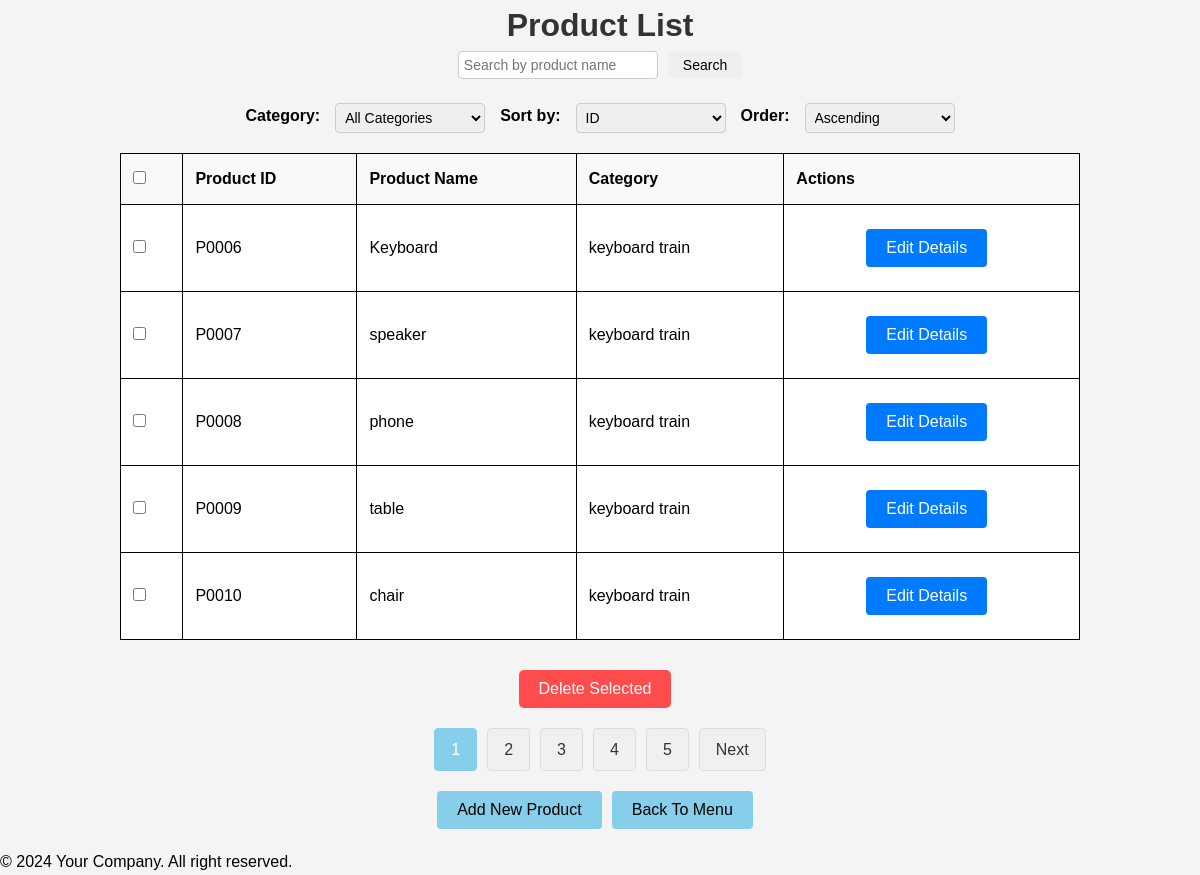
Page /admin/productList.php on the committed database.
### tables this page shows
CREATE TABLE `product` (
  `product_id` varchar(10) NOT NULL,
  `name` varchar(100) NOT NULL,
  `price` decimal(10,2) NOT NULL,
  `category_id` varchar(10) NOT NULL,
  `quantity` int(10) NOT NULL,
  `product_photo` varchar(100) NOT NULL,
  `description` varchar(1000) NOT NULL,
  `weight` decimal(10,2) NOT NULL,
  PRIMARY KEY (`product_id`),
  KEY `category_id` (`category_id`)
);

CREATE TABLE `category` (
  `category_id` varchar(10) NOT NULL,
  `category_name` varchar(100) NOT NULL,
  `product_id` varchar(10) NOT NULL,
  PRIMARY KEY (`category_id`),
  KEY `product_id` (`product_id`)
);

### admin/productList.php (the view, shortened to what this page needs)
<?php
include '../_base.php';
$search_query = isset($_GET['search']) ? trim($_GET['search']) : '';
$page = isset($_GET['page']) ? (int)$_GET['page'] : 1;
$records_per_page = 5;
$offset = ($page - 1) * $records_per_page;
$sort_by = isset($_GET['sort_by']) ? $_GET['sort_by'] : 'product_id';
$sort_order = isset($_GET['sort_order']) ? $_GET['sort_order'] : 'ASC';
$category_filter = isset($_GET['category']) ? $_GET['category'] : '';
$sql = 'SELECT p.*, c.category_name FROM product p
LEFT JOIN category c ON p.category_id = c.category_id WHERE 1';
$params = [];
$count_sql = 'SELECT COUNT(*) FROM product p WHERE 1';
$count_stm = $_db->prepare($count_sql);
$count_stm->execute($params);
$total_records = $count_stm->fetchColumn();
$total_pages = ceil($total_records / $records_per_page);
$sql .= ' ORDER BY ' . $sort_by . ' ' . $sort_order;
$sql .= ' LIMIT ' . $records_per_page . ' OFFSET ' . $offset;
$stm = $_db->prepare($sql);
$stm->execute($params);
$product = $stm->fetchAll(PDO::FETCH_OBJ);
include '../_head.php';
?>
<link rel="stylesheet" href="../css/product.css">
<div class="container">
    <h1>Product List</h1>
    <form action="productList.php" method="get" class="search-form">
        <input type="text" name="search" placeholder="Search by product name" value="<?= htmlspecialchars($search_query) ?>">
        <button type="submit" class="form-button">Search</button>
    </form>
    <div class="filter-sorting">
        <form action="productList.php" method="get" class="filter-form">
            <label for="category">Category:</label>
            <select name="category" id="category" onchange="this.form.submit()">
                <option value="">All Categories</option>
            </select>
            <label for="sort_by">Sort by:</label>
            <select name="sort_by" id="sort_by" onchange="this.form.submit()">
                <option value="product_id" <?= $sort_by == 'product_id' ? 'selected' : '' ?>>ID</option>
            </select>
            <label for="sort_order">Order:</label>
            <select name="sort_order" id="sort_order" onchange="this.form.submit()">
                <option value="ASC" <?= $sort_order == 'ASC' ? 'selected' : '' ?>>Ascending</option>
            </select>
        </form>
    </div>
    <div class="table-wrapper">
        <form method="post" action="deleteProducts.php">
            <?php if ($product): ?>
                <table>
                    <thead>
                        <tr>
                            <th><input type="checkbox" id="select-all"></th>
                            <th>Product ID</th>
                            <th>Product Name</th>
                            <th>Category</th>
                            <th>Actions</th>
                        </tr>
                    </thead>
                    <tbody>
                        <?php foreach ($product as $p): ?>
                            <tr>
                                <td><input type="checkbox" name="product_ids[]" value="<?= $p->product_id ?>" class="product-checkbox"></td>
                                <td><?= htmlspecialchars($p->product_id) ?></td>
                                <td><?= htmlspecialchars($p->name) ?></td>
                                <td><?= htmlspecialchars($p->category_name) ?></td>
                                <td class="actions">
                                    <a href="productEdit.php?product_id=<?= $p->product_id ?>" class="edit-container">
                                        <button type="button">Edit Details</button>
                                    </a>
                                </td>
                            </tr>
                        <?php endforeach; ?>
                    </tbody>
                </table>
                <div class="action-buttons">
                    <button type="submit" id="delete-selected" onclick="return confirm('Are you sure you want to delete the selected products?');">Delete Selected</button>
                </div>
                <div class="pagination-container">
                    <?php for ($i = 1; $i <= $total_pages; $i++): ?>
                        <?php if ($i == $page): ?>
                            <span class="current-page"><?= $i ?></span>
                        <?php else: ?>
                            <a href="?search=<?= urlencode($search_query) ?>&page=<?= $i ?>&sort_by=<?= urlencode($sort_by) ?>&sort_order=<?= urlencode($sort_order) ?>&category=<?= urlencode($category_filter) ?>" class="pagination-button"><?= $i ?></a>
                        <?php endif; ?>
                    <?php endfor; ?>
                    <?php if ($page < $total_pages): ?>
                        <a href="?search=<?= urlencode($search_query) ?>&page=<?= $page + 1 ?>&sort_by=<?= urlencode($sort_by) ?>&sort_order=<?= urlencode($sort_order) ?>&category=<?= urlencode($category_filter) ?>" class="pagination-button">Next</a>
                    <?php endif; ?>
                </div>
            <?php else: ?>
                <p class="no-results">No products found.</p>
            <?php endif; ?>
        </form>
        <div class="action-buttons">
            <a href="newProduct.php"><button type="button" id="add-new">Add New Product</button></a>
            <a href="admin.php"><button type="button" id="back-to-menu">Back To Menu</button></a>
        </div>
    </div>
</div>
<?php
include '../_foot.php';

### _head.php (shortened to what this page needs)
<!DOCTYPE html>
<html lang="en">
<head>
    <link rel="stylesheet" href="/css/image.css">
</head>
<body>
    <main>

### _foot.php
</main>
<footer>
    &copy; 2024 Your Company. All right reserved.
</footer>
</body>
</html>

### css/product.css (style rules this page uses)
* { margin: 0; padding: 0; text-decoration: none; list-style-type: none; box-sizing: border-box; user-select: none; }
body { font-family: Arial, sans-serif; line-height: 1.6; margin: 0; padding: 0; background-color: #f4f4f4; }
h1 { text-align: center; color: #333; }
.table-wrapper { max-width: 1000px; margin: 20px auto; padding: 0 20px; }
table { width: 100%; border-collapse: collapse; border: 1px solid black; }
table th, table td { padding: 12px; border: 1px solid black; text-align: left; }
table th { background: #f9f9f9; font-weight: bold; }
table td { background-color: #fff; }
input[type="text"], input[type="number"], textarea, select { width: 100%; padding: 8px; margin-top: 4px; border: 1px solid #ccc; border-radius: 4px; box-sizing: border-box; }
button { padding: 10px 20px; border: none; border-radius: 4px; cursor: pointer; font-size: 16px; margin-right: 10px; }
.action-buttons { display: flex; justify-content: center; margin-top: 20px; }
button#delete-selected { background-color: #ff4d4d; color: #fff; border: none; border-radius: 5px; padding: 10px 20px; cursor: pointer; font-size: 16px; align-self: flex-end; margin-top: 10px; transition: background-color 0.3s ease; }
button#add-new, button#back-to-menu { background-color: #87CEEB; color: #fff; border: none; border-radius: 4px; padding: 10px 20px; cursor: pointer; font-size: 16px; color: black; margin-right: 10px; transition: background-color 0.3s ease; }
.filter-form { display: flex; gap: 15px; justify-content: center; align-items: center; margin-bottom: 20px; }
.filter-form label { font-weight: bold; margin: 0; }
.filter-form select { padding: 5px; font-size: 14px; width: 150px; }
.edit-container { display: flex; justify-content: center; align-items: center; border-radius: 8px; padding: 8px; margin: 4px; }
.edit-container button { background-color: #007bff; color: #fff; border: none; border-radius: 4px; padding: 10px 20px; cursor: pointer; font-size: 16px; }
.pagination-container { display: flex; justify-content: center; align-items: center; margin: 20px 0; }
.pagination-button { background-color: #f0f0f0; color: #333; border: 1px solid #ddd; border-radius: 4px; padding: 8px 16px; text-decoration: none; margin: 0 5px; font-size: 16px; }
.current-page { background-color: #87CEEB; color: #fff; border: 1px solid #87CEEB; padding: 8px 16px; margin: 0 5px; font-size: 16px; border-radius: 4px; transition: background-color 0.3s ease; }
.search-form { display: flex; justify-content: center; align-items: center; gap: 10px; margin-bottom: 20px; }
.search-form input[type="text"] { width: 200px; padding: 5px; font-size: 14px; margin: 0; }
.search-form button { padding: 5px 15px; font-size: 14px; cursor: pointer; margin: 0; }

### rows in the picture
product: product_id "P0006", name "Keyboard", category.category_name "keyboard train"
product: product_id "P0007", name "speaker", category.category_name "keyboard train"
product: product_id "P0008", name "phone", category.category_name "keyboard train"
product: product_id "P0009", name "table", category.category_name "keyboard train"
product: product_id "P0010", name "chair", category.category_name "keyboard train"
